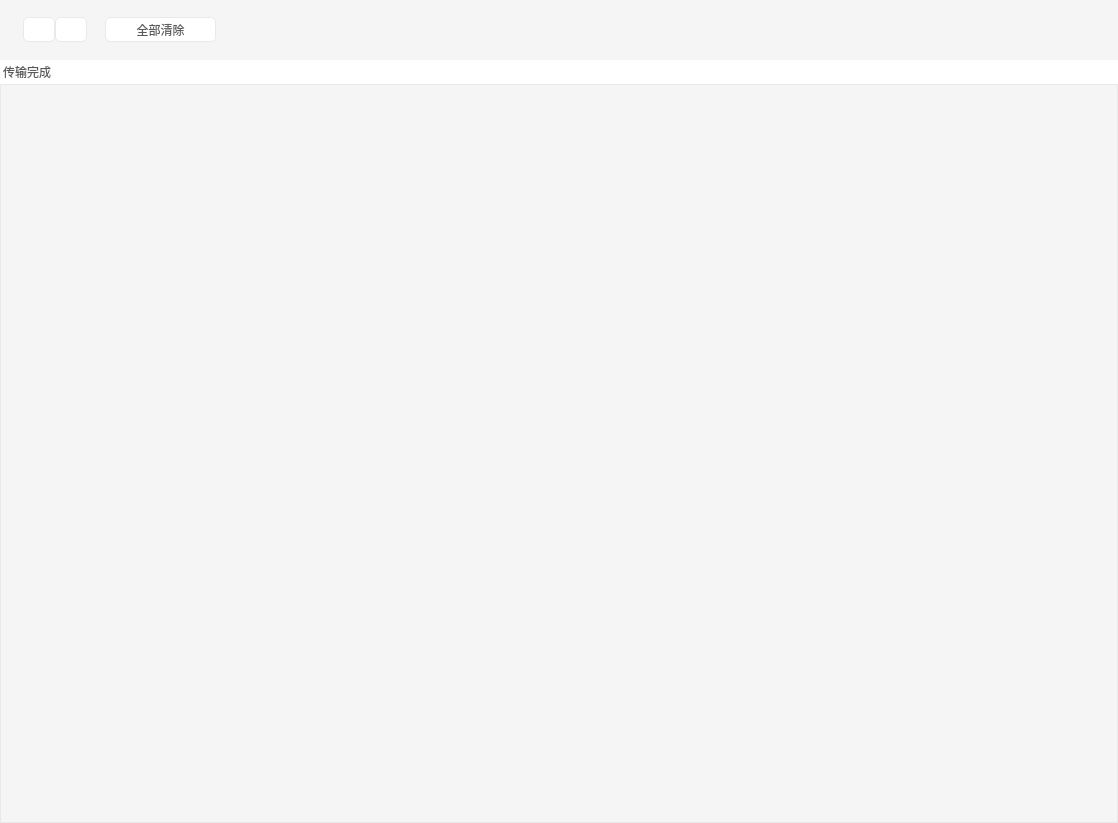
<?xml version="1.0" encoding="UTF-8"?>
<ui version="4.0">
 <class>ClearList</class>
 <widget class="QWidget" name="ClearList">
  <property name="geometry">
   <rect>
    <x>0</x>
    <y>0</y>
    <width>1118</width>
    <height>823</height>
   </rect>
  </property>
  <property name="windowTitle">
   <string>Form</string>
  </property>
  <layout class="QHBoxLayout" name="horizontalLayout_7">
   <property name="spacing">
    <number>0</number>
   </property>
   <property name="leftMargin">
    <number>0</number>
   </property>
   <property name="topMargin">
    <number>0</number>
   </property>
   <property name="rightMargin">
    <number>0</number>
   </property>
   <property name="bottomMargin">
    <number>0</number>
   </property>
   <item>
    <layout class="QVBoxLayout" name="verticalLayout">
     <property name="spacing">
      <number>0</number>
     </property>
     <item>
      <widget class="QWidget" name="widget" native="true">
       <property name="minimumSize">
        <size>
         <width>0</width>
         <height>60</height>
        </size>
       </property>
       <property name="maximumSize">
        <size>
         <width>16777215</width>
         <height>60</height>
        </size>
       </property>
       <property name="styleSheet">
        <string notr="true">background: #F5F5F5;
border:none;</string>
       </property>
       <layout class="QHBoxLayout" name="horizontalLayout_2">
        <property name="spacing">
         <number>6</number>
        </property>
        <property name="leftMargin">
         <number>9</number>
        </property>
        <property name="topMargin">
         <number>9</number>
        </property>
        <property name="rightMargin">
         <number>9</number>
        </property>
        <property name="bottomMargin">
         <number>9</number>
        </property>
        <item>
         <layout class="QHBoxLayout" name="horizontalLayout">
          <property name="spacing">
           <number>0</number>
          </property>
          <item>
           <widget class="QWidget" name="widget_3" native="true">
            <property name="maximumSize">
             <size>
              <width>14</width>
              <height>16777215</height>
             </size>
            </property>
            <property name="styleSheet">
             <string notr="true">border:none</string>
            </property>
           </widget>
          </item>
          <item>
           <widget class="QWidget" name="widget_4" native="true">
            <property name="maximumSize">
             <size>
              <width>64</width>
              <height>16777215</height>
             </size>
            </property>
            <property name="styleSheet">
             <string notr="true">border:none</string>
            </property>
            <layout class="QHBoxLayout" name="horizontalLayout_4">
             <property name="spacing">
              <number>0</number>
             </property>
             <property name="leftMargin">
              <number>0</number>
             </property>
             <property name="topMargin">
              <number>0</number>
             </property>
             <property name="rightMargin">
              <number>0</number>
             </property>
             <property name="bottomMargin">
              <number>0</number>
             </property>
             <item>
              <layout class="QHBoxLayout" name="horizontalLayout_3">
               <property name="spacing">
                <number>0</number>
               </property>
               <item>
                <widget class="QPushButton" name="pushButton_3">
                 <property name="minimumSize">
                  <size>
                   <width>32</width>
                   <height>25</height>
                  </size>
                 </property>
                 <property name="maximumSize">
                  <size>
                   <width>32</width>
                   <height>25</height>
                  </size>
                 </property>
                 <property name="styleSheet">
                  <string notr="true">background: #FFFFFF;
border: 1px solid #E9E9E9;
border-radius: 5px;
</string>
                 </property>
                 <property name="text">
                  <string/>
                 </property>
                 <property name="icon">
                  <iconset resource="../../assets.qrc">
                   <normaloff>:/assets/assets/left.png</normaloff>:/assets/assets/left.png</iconset>
                 </property>
                 <property name="iconSize">
                  <size>
                   <width>7</width>
                   <height>12</height>
                  </size>
                 </property>
                </widget>
               </item>
               <item>
                <widget class="QPushButton" name="pushButton_4">
                 <property name="minimumSize">
                  <size>
                   <width>32</width>
                   <height>25</height>
                  </size>
                 </property>
                 <property name="maximumSize">
                  <size>
                   <width>32</width>
                   <height>25</height>
                  </size>
                 </property>
                 <property name="styleSheet">
                  <string notr="true">background: #FFFFFF;
border: 1px solid #E9E9E9;
border-radius: 5px;
</string>
                 </property>
                 <property name="text">
                  <string/>
                 </property>
                 <property name="icon">
                  <iconset resource="../../assets.qrc">
                   <normaloff>:/assets/assets/right.png</normaloff>:/assets/assets/right.png</iconset>
                 </property>
                 <property name="iconSize">
                  <size>
                   <width>7</width>
                   <height>12</height>
                  </size>
                 </property>
                </widget>
               </item>
              </layout>
             </item>
            </layout>
           </widget>
          </item>
          <item>
           <widget class="QWidget" name="widget_5" native="true">
            <property name="maximumSize">
             <size>
              <width>18</width>
              <height>16777215</height>
             </size>
            </property>
            <property name="styleSheet">
             <string notr="true">border:none</string>
            </property>
           </widget>
          </item>
          <item>
           <widget class="QPushButton" name="pushButton">
            <property name="maximumSize">
             <size>
              <width>111</width>
              <height>25</height>
             </size>
            </property>
            <property name="styleSheet">
             <string notr="true">background:#FFFFFF;
border: 1px solid #E9E9E9;
border-radius:5px;

font-family: PingFangSC-Regular;
font-size: 12px;
color: #5A5A5A;
text-align:center;</string>
            </property>
            <property name="text">
             <string>全部清除</string>
            </property>
           </widget>
          </item>
          <item>
           <widget class="QWidget" name="widget_6" native="true">
            <property name="maximumSize">
             <size>
              <width>10</width>
              <height>16777215</height>
             </size>
            </property>
            <property name="styleSheet">
             <string notr="true">border:none</string>
            </property>
           </widget>
          </item>
          <item>
           <widget class="QWidget" name="widget_7" native="true">
            <property name="minimumSize">
             <size>
              <width>0</width>
              <height>0</height>
             </size>
            </property>
            <property name="maximumSize">
             <size>
              <width>16777215</width>
              <height>60</height>
             </size>
            </property>
            <property name="styleSheet">
             <string notr="true">border:none</string>
            </property>
           </widget>
          </item>
         </layout>
        </item>
       </layout>
      </widget>
     </item>
     <item>
      <widget class="QWidget" name="widget_2" native="true">
       <property name="minimumSize">
        <size>
         <width>0</width>
         <height>24</height>
        </size>
       </property>
       <property name="maximumSize">
        <size>
         <width>16777215</width>
         <height>24</height>
        </size>
       </property>
       <property name="styleSheet">
        <string notr="true">border:none;
background: #FFFFFF;</string>
       </property>
       <layout class="QHBoxLayout" name="horizontalLayout_6">
        <property name="spacing">
         <number>0</number>
        </property>
        <property name="leftMargin">
         <number>0</number>
        </property>
        <property name="topMargin">
         <number>0</number>
        </property>
        <property name="rightMargin">
         <number>0</number>
        </property>
        <property name="bottomMargin">
         <number>0</number>
        </property>
        <item>
         <layout class="QHBoxLayout" name="horizontalLayout_5">
          <item>
           <widget class="QLabel" name="label">
            <property name="minimumSize">
             <size>
              <width>42</width>
              <height>22</height>
             </size>
            </property>
            <property name="maximumSize">
             <size>
              <width>16777215</width>
              <height>22</height>
             </size>
            </property>
            <property name="styleSheet">
             <string notr="true">font-family: PingFangSC-Regular;
font-size: 12px;
color: #5A5A5A;
text-align:left;
border: none;</string>
            </property>
            <property name="text">
             <string> 传输完成</string>
            </property>
           </widget>
          </item>
         </layout>
        </item>
       </layout>
      </widget>
     </item>
     <item>
      <widget class="QWidget" name="widget_8" native="true">
       <property name="styleSheet">
        <string notr="true">border: 1px solid #E9E9E9;
background: #F5F5F5;</string>
       </property>
      </widget>
     </item>
    </layout>
   </item>
  </layout>
 </widget>
 <resources>
  <include location="../../assets.qrc"/>
 </resources>
 <connections/>
</ui>
